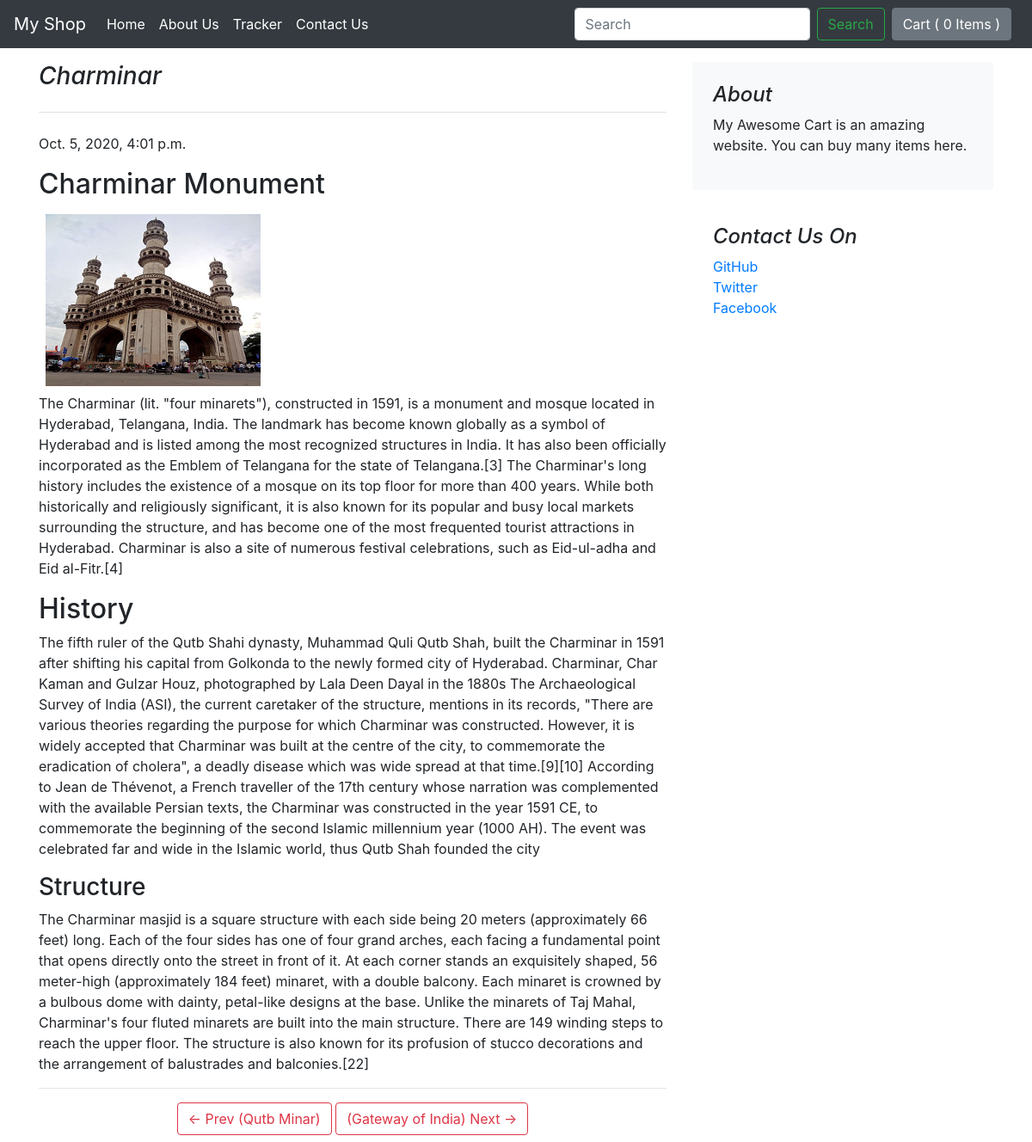
The app's page /blog/blogpost/3 with its own data.
### blog/models.py (models this page shows, shortened)
class Blogpost(models.Model):
    post_id = models.AutoField(primary_key=True)
    title = models.CharField(max_length=50)
    head_0 = models.CharField(max_length=200, default="")
    chead_0 = models.CharField(max_length=1000, default="")
    head_1 = models.CharField(max_length=500, default="")
    chead_1 = models.CharField(max_length=1000, default="")
    head_2 = models.CharField(max_length=500, default="")
    chead_2 = models.CharField(max_length=5000, default="")
    pub_date = models.DateTimeField()
    thumbnail = models.ImageField(upload_to="blog/images/thumbnails", default="")

### blog/views.py (the view)
# urls.py: path('blogpost/<int:id>', views.blogPost, name='blogpost')
def blogPost(request, id):
    blogpost = Blogpost.objects.filter(post_id=id)[0]
    prev = ""
    next = ""
    x = Blogpost.objects.filter(post_id=id-1)
    if x.exists():
        prev=x[0];
    x = Blogpost.objects.filter(post_id=id+1)
    if x.exists():
        next = x[0];
    return render(request, 'blog/blogpost.html', {'blogData':blogpost, 'prev':prev, 'next':next})

### blog/templates/blog/blogPost.html
{% extends './basic.html'%}
{%block content%}
<div class="container mt-3">
    <div class="row">
        <div class="col-md-8 blog-main">
            <h3 class="pb-4 mb-4 font-italic border-bottom">
                {{ blogData.title }}
            </h3>
            <div class="blog-post">
                <p class="blog-post-meta">{{ blogData.pub_date }}</a></p>
                <h2 class="blog-post-title"> {{ blogData.head_0 }} </h2>
                {% load static %}
                <img width="250" height="200" src="/media/{{blogData.thumbnail}}" class="mx-2 my-2">
                <p> {{ blogData.chead_0 }} </p>
                <h2>{{ blogData.head_1 }}</h2>
                <p> {{ blogData.chead_1 }} </p>
                <h3>{{ blogData.head_2 }}</h3>
                <p>{{ blogData.chead_2 }}</p>
            </div>
            <hr>
            <center>
            <nav class="blog-pagination my-2">
                {% if prev %}
                <a class="btn btn-outline-danger" href="{{prev.post_id}}"><- Prev ({{prev.title}})</a>
                {% endif %}
                {% if next %}
                <a class="btn btn-outline-danger" href="{{next.post_id}}" tabindex="-1" aria-disabled="true">({{next.title}}) Next -></a>
                {% endif %}
            </nav>
                </center>
        </div>
        <aside class="col-md-4 blog-sidebar">
            <div class="p-4 mb-3 bg-light rounded">
                <h4 class="font-italic">About</h4>
                <p class="mb-0">My Awesome Cart is an amazing website. You can buy many items here. <p>
            </div>
            <div class="p-4">
                <h4 class="font-italic">Contact Us On</h4>
                <ol class="list-unstyled">
                    <li><a href="#">GitHub</a></li>
                    <li><a href="#">Twitter</a></li>
                    <li><a href="#">Facebook</a></li>
                </ol>
            </div>
        </aside>
    </div>
  </div>
{% endblock %}

### records on screen
Blogpost: title "Charminar", pub_date "Oct. 5, 2020, 4:01 p.m.", head_0 "Charminar Monument", thumbnail (picture), chead_0 "The Charminar (lit. \"four minarets\"), constructed in 1591, is a monument and mosque located in Hyderabad, Telangana, India. The landmark has become known globally as a symbol of Hyderabad and is listed among the most recognized structures in India. It has also been officially incorporated as the Emblem of Telangana for the state of Telangana.[3] The Charminar's long history includes the existence of a mosque on its top floor for more than 400 years. While both historically and religiously significant, it is also known for its popular and busy local markets surrounding the structure, and has become one of the most frequented tourist attractions in Hyderabad. Charminar is also a site of…", head_1 "History", chead_1 "The fifth ruler of the Qutb Shahi dynasty, Muhammad Quli Qutb Shah, built the Charminar in 1591 after shifting his capital from Golkonda to the newly formed city of Hyderabad. Charminar, Char Kaman and Gulzar Houz, photographed by Lala Deen Dayal in the 1880s The Archaeological Survey of India (ASI), the current caretaker of the structure, mentions in its records, \"There are various theories regarding the purpose for which Charminar was constructed. However, it is widely accepted that Charminar was built at the centre of the city, to commemorate the eradication of cholera\", a deadly disease which was wide spread at that time.[9][10] According to Jean de Thévenot, a French traveller of the…", head_2 "Structure", chead_2 "The Charminar masjid is a square structure with each side being 20 meters (approximately 66 feet) long. Each of the four sides has one of four grand arches, each facing a fundamental point that opens directly onto the street in front of it. At each corner stands an exquisitely shaped, 56 meter-high (approximately 184 feet) minaret, with a double balcony. Each minaret is crowned by a bulbous dome with dainty, petal-like designs at the base. Unlike the minarets of Taj Mahal, Charminar's four fluted minarets are built into the main structure. There are 149 winding steps to reach the upper floor. The structure is also known for its profusion of stucco decorations and the arrangement of…"
Blogpost: title "Qutb Minar"
Blogpost: title "Gateway of India"
